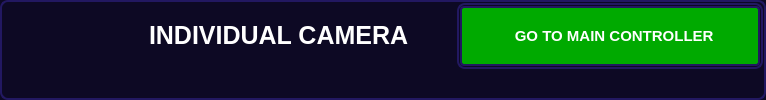
     <widget class="QFrame" name="titleFrame">
      <property name="styleSheet">
       <string notr="true">background-color: rgb(13, 9, 36);
border: 2px solid rgb(34, 24, 97);
border-radius: 8px;</string>
      </property>
      <property name="frameShape">
       <enum>QFrame::StyledPanel</enum>
      </property>
      <property name="frameShadow">
       <enum>QFrame::Raised</enum>
      </property>
      <layout class="QHBoxLayout" name="horizontalLayout_2">
       <property name="leftMargin">
        <number>1</number>
       </property>
       <property name="topMargin">
        <number>1</number>
       </property>
       <property name="rightMargin">
        <number>1</number>
       </property>
       <property name="bottomMargin">
        <number>1</number>
       </property>
       <item alignment="Qt::AlignLeft|Qt::AlignTop">
        <widget class="QFrame" name="frame">
         <property name="styleSheet">
          <string notr="true">border: none;</string>
         </property>
         <property name="frameShape">
          <enum>QFrame::StyledPanel</enum>
         </property>
         <property name="frameShadow">
          <enum>QFrame::Raised</enum>
         </property>
         <layout class="QHBoxLayout" name="horizontalLayout_3">
          <property name="spacing">
           <number>1</number>
          </property>
          <property name="leftMargin">
           <number>1</number>
          </property>
          <property name="topMargin">
           <number>1</number>
          </property>
          <property name="rightMargin">
           <number>1</number>
          </property>
          <property name="bottomMargin">
           <number>1</number>
          </property>
          <item alignment="Qt::AlignLeft|Qt::AlignTop">
           <widget class="QFrame" name="frame_2">
            <property name="frameShape">
             <enum>QFrame::StyledPanel</enum>
            </property>
            <property name="frameShadow">
             <enum>QFrame::Raised</enum>
            </property>
            <layout class="QHBoxLayout" name="horizontalLayout_4">
             <property name="spacing">
              <number>1</number>
             </property>
             <property name="leftMargin">
              <number>1</number>
             </property>
             <property name="topMargin">
              <number>1</number>
             </property>
             <property name="rightMargin">
              <number>1</number>
             </property>
             <property name="bottomMargin">
              <number>1</number>
             </property>
             <item>
              <widget class="QLabel" name="label_4">
               <property name="sizePolicy">
                <sizepolicy hsizetype="Preferred" vsizetype="Preferred">
                 <horstretch>0</horstretch>
                 <verstretch>0</verstretch>
                </sizepolicy>
               </property>
               <property name="minimumSize">
                <size>
                 <width>60</width>
                 <height>60</height>
                </size>
               </property>
               <property name="maximumSize">
                <size>
                 <width>60</width>
                 <height>60</height>
                </size>
               </property>
               <property name="styleSheet">
                <string notr="true">border: none;
</string>
               </property>
               <property name="text">
                <string/>
               </property>
               <property name="pixmap">
                <pixmap>../../../../../../../Downloads/1024px-Logo_Universitas_Brawijaya.svg.png</pixmap>
               </property>
               <property name="scaledContents">
                <bool>true</bool>
               </property>
               <property name="wordWrap">
                <bool>false</bool>
               </property>
              </widget>
             </item>
             <item>
              <widget class="QLabel" name="label_3">
               <property name="minimumSize">
                <size>
                 <width>60</width>
                 <height>60</height>
                </size>
               </property>
               <property name="maximumSize">
                <size>
                 <width>60</width>
                 <height>60</height>
                </size>
               </property>
               <property name="styleSheet">
                <string notr="true">border: none;</string>
               </property>
               <property name="text">
                <string/>
               </property>
               <property name="pixmap">
                <pixmap>../../../../../../../Downloads/pngwing.com philips.png</pixmap>
               </property>
               <property name="scaledContents">
                <bool>true</bool>
               </property>
              </widget>
             </item>
             <item>
              <spacer name="horizontalSpacer_2">
               <property name="orientation">
                <enum>Qt::Horizontal</enum>
               </property>
               <property name="sizeHint" stdset="0">
                <size>
                 <width>20</width>
                 <height>20</height>
                </size>
               </property>
              </spacer>
             </item>
            </layout>
           </widget>
          </item>
          <item alignment="Qt::AlignTop">
           <widget class="QFrame" name="frame_4">
            <property name="frameShape">
             <enum>QFrame::StyledPanel</enum>
            </property>
            <property name="frameShadow">
             <enum>QFrame::Raised</enum>
            </property>
            <layout class="QVBoxLayout" name="verticalLayout_2">
             <property name="spacing">
              <number>1</number>
             </property>
             <property name="leftMargin">
              <number>1</number>
             </property>
             <property name="topMargin">
              <number>1</number>
             </property>
             <property name="rightMargin">
              <number>1</number>
             </property>
             <property name="bottomMargin">
              <number>1</number>
             </property>
             <item>
              <widget class="QLabel" name="label">
               <property name="minimumSize">
                <size>
                 <width>0</width>
                 <height>60</height>
                </size>
               </property>
               <property name="maximumSize">
                <size>
                 <width>16777215</width>
                 <height>80</height>
                </size>
               </property>
               <property name="font">
                <font>
                 <pointsize>19</pointsize>
                 <weight>75</weight>
                 <bold>true</bold>
                </font>
               </property>
               <property name="styleSheet">
                <string notr="true">color: rgb(255, 255, 255); border: none;</string>
               </property>
               <property name="text">
                <string>INDIVIDUAL CAMERA</string>
               </property>
              </widget>
             </item>
            </layout>
           </widget>
          </item>
         </layout>
        </widget>
       </item>
       <item>
        <spacer name="horizontalSpacer">
         <property name="orientation">
          <enum>Qt::Horizontal</enum>
         </property>
         <property name="sizeHint" stdset="0">
          <size>
           <width>40</width>
           <height>20</height>
          </size>
         </property>
        </spacer>
       </item>
       <item alignment="Qt::AlignRight|Qt::AlignTop">
        <widget class="QFrame" name="frame_3">
         <property name="frameShape">
          <enum>QFrame::StyledPanel</enum>
         </property>
         <property name="frameShadow">
          <enum>QFrame::Raised</enum>
         </property>
         <layout class="QVBoxLayout" name="verticalLayout_3">
          <property name="spacing">
           <number>1</number>
          </property>
          <property name="leftMargin">
           <number>1</number>
          </property>
          <property name="topMargin">
           <number>1</number>
          </property>
          <property name="rightMargin">
           <number>1</number>
          </property>
          <property name="bottomMargin">
           <number>1</number>
          </property>
          <item>
           <widget class="QPushButton" name="pushButton">
            <property name="minimumSize">
             <size>
              <width>300</width>
              <height>60</height>
             </size>
            </property>
            <property name="maximumSize">
             <size>
              <width>300</width>
              <height>60</height>
             </size>
            </property>
            <property name="font">
             <font>
              <pointsize>11</pointsize>
              <weight>75</weight>
              <bold>true</bold>
             </font>
            </property>
            <property name="styleSheet">
             <string notr="true">QPushButton {
	background-position: center;
	background-repeat: no-reperat;

	background-color: rgb(0, 170, 0);
	color: rgb(255, 255, 255);
	border: 2px solid rgb(34, 24, 97);
	border-radius: 4px;;
}
QPushButton:hover {
	
	background-color: rgb(0, 255, 127);
}
QPushButton:pressed {	
	background-color: rgb(0, 0, 0);
}</string>
            </property>
            <property name="text">
             <string>  GO TO MAIN CONTROLLER</string>
            </property>
            <property name="icon">
             <iconset resource="../../element.qrc">
              <normaloff>:/icons/Feature/monitor.svg</normaloff>:/icons/Feature/monitor.svg</iconset>
            </property>
            <property name="iconSize">
             <size>
              <width>24</width>
              <height>24</height>
             </size>
            </property>
           </widget>
          </item>
         </layout>
        </widget>
       </item>
      </layout>
     </widget>
